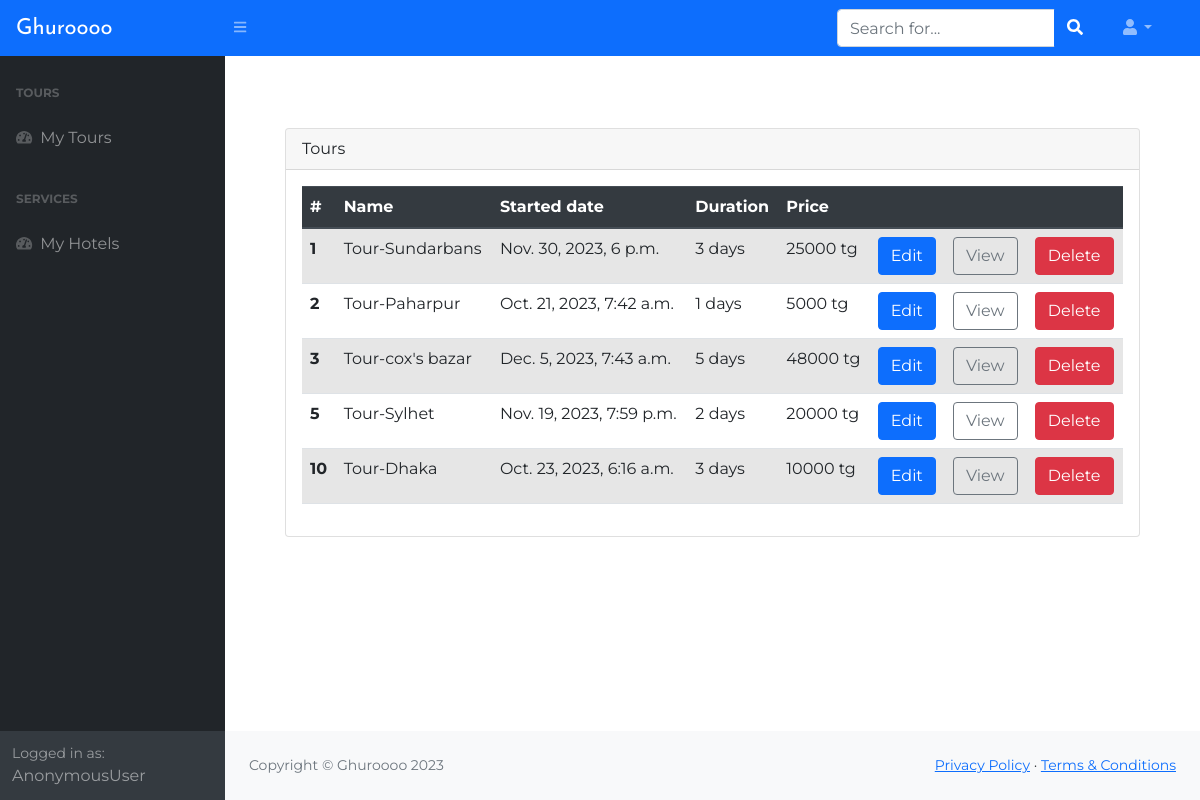
/tours_list, run on the app's committed database.
### web_tech_django/apps/blog/models.py (models this page shows, shortened)
class Tour(models.Model):
    name = models.CharField('Tour name', max_length=60)
    description = models.TextField('Tour description')
    started = models.DateTimeField('Started date')
    duration = models.IntegerField('Tour duration')
    price = models.IntegerField('Tour price')
    image = models.ImageField('Tour image', upload_to='tours/')

### web_tech_django/apps/blog/views.py (the view)
# urls.py: path('tours_list', views.tours_list, name='tours_list'),
def tours_list(request):
    context = {'tours': Tour.objects.all()}
    return render(request, 'admin/tours_list.html', context)

### web_tech_django/templates/admin/tours_list.html (shortened to what this page needs)
{% extends 'admin/base_admin.html' %}
{% block content %}
    <div class="container">
        <div class="card">
            <div class="card-header">
                Tours
            </div>
            <div class="card-body">
                <table class="table table-hover table-striped">
                    <thead class="thead-dark">
                        <tr>
                            <th scope="col">#</th>
                              <th scope="col">Name</th>
                              <th scope="col">Started date</th>
                              <th scope="col">Duration</th>
                              <th scope="col">Price</th>
                              <th scope="col"></th>
                              <th scope="col"></th>
                              <th scope="col"></th>
                        </tr>
                    </thead>
                    <tbody>
                    {% if tours %}
                        {% for tour in tours %}
                                <tr>
                                    <th scope="row">{{ tour.id }}</th>
                                    <td>{{ tour.name }}</td>
                                    <td>{{ tour.started }}</td>
                                    <td>{{ tour.duration }} days</td>
                                    <td>{{ tour.price }} tg</td>
                                    <td><a href="{% url 'blog:tour_edit' id=tour.id %}" class="btn btn-primary">Edit</a></td>
                                    <td><a href="{% url 'blog:tour_detail' id=tour.id %}" class="btn btn-outline-secondary">View</a></td>
                                    <td><a href="{% url 'blog:tour_delete' id=tour.id %}" class="btn btn-danger">Delete</a></td>
                                </tr>
                        {% endfor %}
                    {% else %}
                        <div>Tours are not available!</div>
                    {% endif %}
                    </tbody>
                </table>
            </div>
        </div>
    </div>
{% endblock %}

### web_tech_django/static/blog/css/admin.css (style rules this page uses)
body { background-color: #fff; font-family: 'Montserrat', sans-serif; font-size: 16px; -webkit-transition: 0.5s; -o-transition: 0.5s; transition: 0.5s; }

### data on the page
Tour: id "1", name "Tour-Sundarbans", started "Nov. 30, 2023, 6 p.m.", duration "3", price "25000"
Tour: id "2", name "Tour-Paharpur", started "Oct. 21, 2023, 7:42 a.m.", duration "1", price "5000"
Tour: id "3", name "Tour-cox's bazar", started "Dec. 5, 2023, 7:43 a.m.", duration "5", price "48000"
Tour: id "5", name "Tour-Sylhet", started "Nov. 19, 2023, 7:59 p.m.", duration "2", price "20000"
Tour: id "10", name "Tour-Dhaka", started "Oct. 23, 2023, 6:16 a.m.", duration "3", price "10000"

### other printed values
{{ user }} "AnonymousUser"
